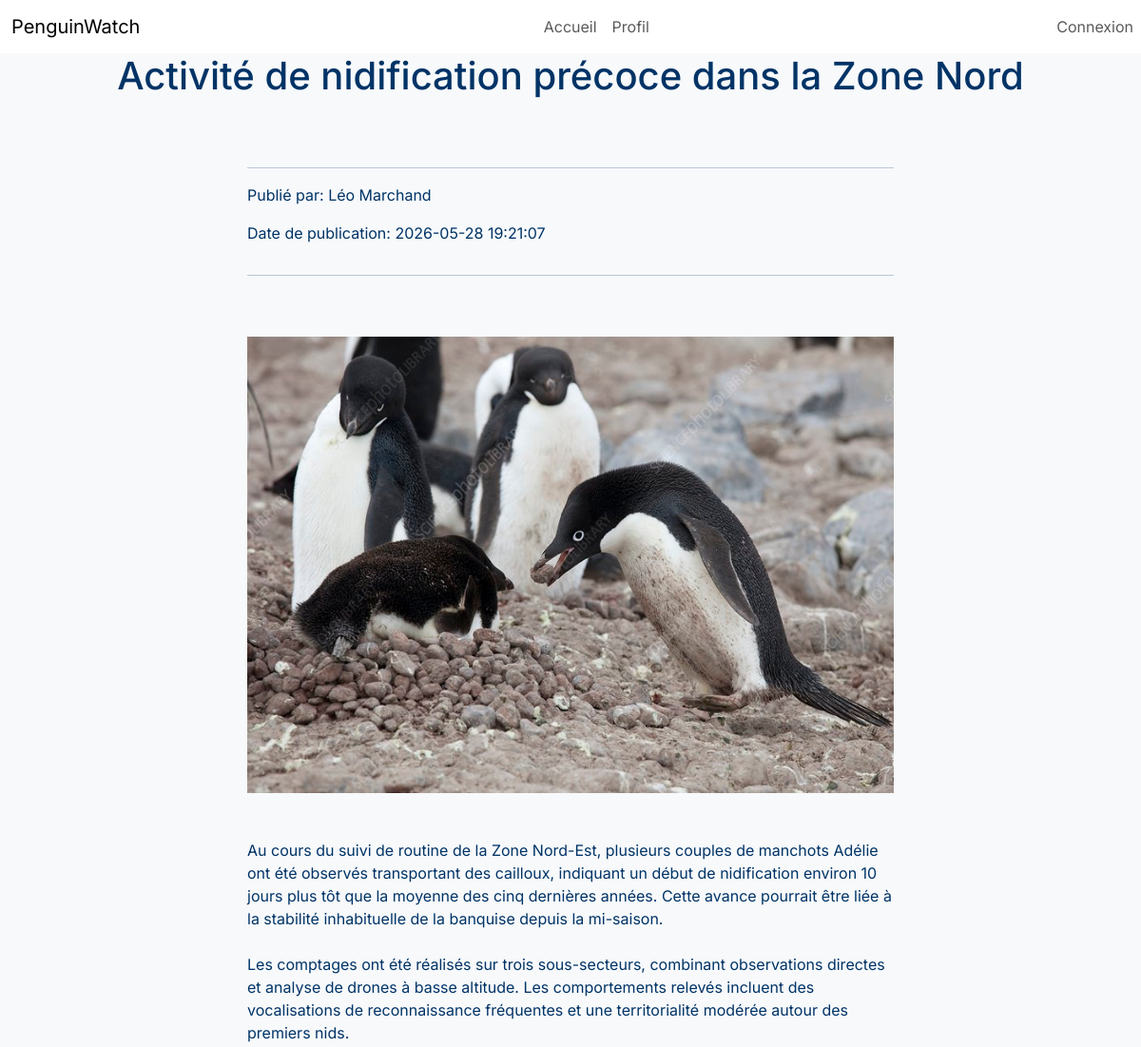
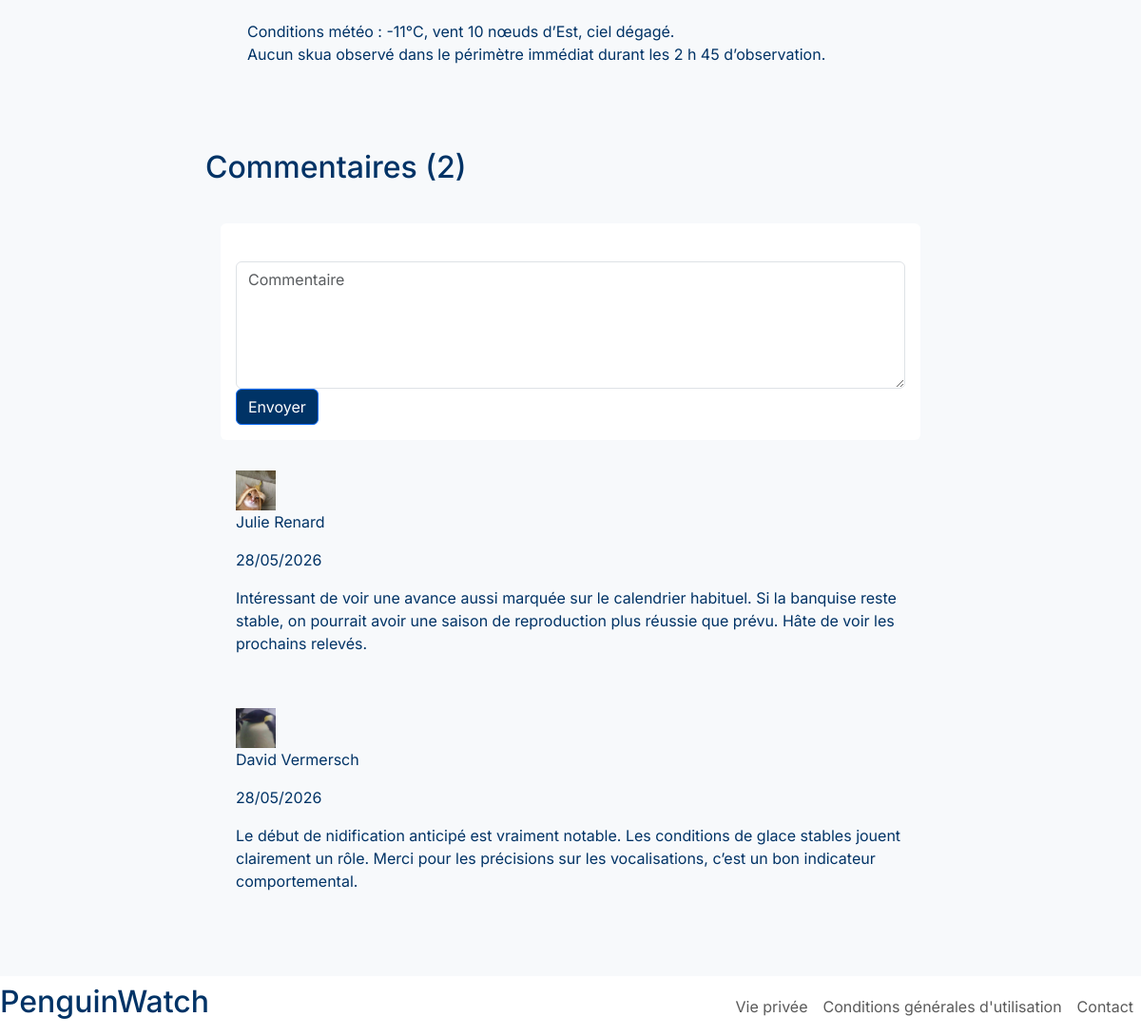
The page /vue/rapport.php?id=2 on the database its author committed (2 pictures, top to bottom).
### tables this page shows
CREATE TABLE IF NOT EXISTS `rapports` (
  `id_rapport` int NOT NULL AUTO_INCREMENT,
  `titre` varchar(50) NOT NULL,
  `contenu` text NOT NULL,
  `image_couverture` varchar(255) NOT NULL,
  `localisation` varchar(12) NOT NULL,
  `id_utilisateur` int NOT NULL,
  `date_ecriture` datetime NOT NULL,
  PRIMARY KEY (`id_rapport`)
);

CREATE TABLE IF NOT EXISTS `utilisateurs` (
  `id_utilisateur` int NOT NULL AUTO_INCREMENT,
  `pseudo` varchar(50) NOT NULL,
  `mdp` varchar(25) NOT NULL,
  `email` varchar(50) NOT NULL,
  `role` tinyint(1) NOT NULL,
  `date_creation` date NOT NULL,
  `id_image` int NOT NULL DEFAULT '1',
  PRIMARY KEY (`id_utilisateur`)
);

CREATE TABLE IF NOT EXISTS `commentaires` (
  `id_commentaire` int NOT NULL AUTO_INCREMENT,
  `texte_commentaire` text NOT NULL,
  `id_rapport` int NOT NULL,
  `id_utilisateur` int NOT NULL,
  `date_publication` datetime NOT NULL,
  PRIMARY KEY (`id_commentaire`)
);

CREATE TABLE IF NOT EXISTS `photo_profil` (
  `id_image` int NOT NULL AUTO_INCREMENT,
  `nom_image` varchar(255) NOT NULL,
  PRIMARY KEY (`id_image`)
);

### models/fonction_rapport.php (called while the page is built, shortened)
<?php
function afficherRapport($id_rapport){
    $mysqlClient = connectDatabase();
    $req = $mysqlClient->prepare('SELECT * FROM rapports r JOIN utilisateurs u ON u.id_utilisateur=r.id_utilisateur WHERE id_rapport=:id_rapport');
    $req->execute(['id_rapport' => $id_rapport]);
    return $req->fetch();
}
function fetchCommentaires($id_rapport){
    $mysqlClient = connectDatabase();
    $req = $mysqlClient->prepare('SELECT * FROM commentaires c JOIN utilisateurs u ON u.id_utilisateur=c.id_utilisateur JOIN photo_profil p ON p.id_image=u.id_image WHERE id_rapport=:id_rapport ORDER BY date_publication DESC');
    $req->execute(['id_rapport' => $id_rapport]);
    return $req->fetchAll();
}
function countCommentaires($id_rapport){
    $mysqlClient = connectDatabase();
    $req = $mysqlClient->prepare('SELECT COUNT(*) AS nbre_commentaires FROM commentaires WHERE id_rapport=:id_rapport');
    $req->execute(['id_rapport' => $id_rapport]);
    return $req->fetch();
}
?>

### vue/rapport.php (the view, shortened to what this page needs)
<?php
include ("header.php");
require("fonction_rapport.php");
$id_rapport = htmlspecialchars($_GET['id']);
$rapport = afficherRapport($id_rapport);
$image_couverture = $rapport['image_couverture'];
$commentaires = fetchCommentaires($id_rapport);
$nombre_commentaires = countCommentaires($id_rapport);
?>
<!DOCTYPE html>
<html lang="en">
<head>
</head>
<body>
    <div class="container d-flex justify-content-center align-items-center flex-column">
        <h1><?php echo $rapport['titre']; ?></h1>
        <div class="container d-flex justify-content-start align-items-start flex-column col-8 p-3 my-2">
            <div class="container d-flex flex-column col-12 p-3 my-2">
                <hr>
                <p>Publié par: <?php echo $rapport['pseudo']; ?></p>
                <p>Date de publication: <?php echo $rapport['date_ecriture']; ?></p>
                <hr>
            </div>
            <div class="container d-flex justify-content-start align-items-start flex-column col-12 p-3 my-2">
                <img class="thumbnail img-fluid" style="width: 850px; height: 480px;" src="images/<?php echo $image_couverture; ?>" alt="Image de couverture">
            </div>
            <div class="container d-flex justify-content-start align-items-start flex-column col-12 p-3 my-2">
                <p><?php echo $rapport['contenu']; ?></p>
            </div>
        </div>
    </div>
    <div class="container d-flex justify-content-center align-items-start flex-column col-8 p-3 my-2">
        <h2>Commentaires (<?php echo $nombre_commentaires['nbre_commentaires']; ?>)</h2>
        <div class="container d-flex justify-content-start align-items-start flex-column col-12 p-3 my-2">
            <div class="container d-flex justify-content-start align-items-start flex-column col-12 p-3 my-2 bg-white rounded">
                <br>
                    <FORM action="controller.php?action=commenter&id=<?php echo $id_rapport; ?>" method="POST">
                        <textarea class="form-control" name="commentaire" id="commentaire" placeholder="Commentaire" cols="100" rows="5"></textarea>
                        <input class="btn btn-primary" type="submit" name="commenter" value="Envoyer">
                    </FORM>
            </div>
            <div>
                <?php foreach($commentaires as $commentaire){ ?>
                    <div class="container d-flex justify-content-start align-items-start flex-column col-12 p-3 my-2">
                        <img class="thumbnail small" src="images/<?php echo $commentaire['nom_image']; ?>" alt="Photo de profil">
                        <p><?php echo $commentaire['pseudo']; ?></p>
                        <p><?php echo date('d/m/Y', strtotime($commentaire['date_publication'])); ?></p>
                        <p><?php echo $commentaire['texte_commentaire']; ?></p>
                    </div>
                <?php } ?>
            </div>
        </div>
    </div>
</body>
</html>
<?php
include ("footer.php");
?>

### css/style.css (style rules this page uses)
:root { --bs-heading-color: #003366 !important; }
body { font-family: 'Inter', sans-serif; color: #003366 !important; background-color: #F7F9FB !important; }
.small { width: 42px; height: 42px; }
.btn-primary { background-color: #003366 !important; }

### rows shown on the page
rapports: titre "Activité de nidification précoce dans la Zone Nord", id_utilisateur.pseudo "Léo Marchand", date_ecriture "2026-05-28 19:21:07", image_couverture (picture), contenu "Au cours du suivi de routine de la Zone Nord-Est, plusieurs couples de manchots Adélie ont été observés transportant des cailloux, indiquant un début de nidification environ 10 jours plus tôt que la moyenne des cinq dernières années. Cette avance pourrait être liée à la stabilité inhabituelle de la banquise depuis la mi-saison. Les comptages ont été réalisés sur trois sous-secteurs, combinant observations directes et analyse de drones à basse altitude. Les comportements relevés incluent des vocalisations de reconnaissance fréquentes et une territorialité modérée autour des premiers nids. Conditions météo : -11°C, vent 10 nœuds d’Est, ciel dégagé. Aucun skua observé dans le périmètre…"
commentaires: photo_profil.nom_image (picture), id_utilisateur.pseudo "Julie Renard", date_publication "28/05/2026", texte_commentaire "Intéressant de voir une avance aussi marquée sur le calendrier habituel. Si la banquise reste stable, on pourrait avoir une saison de reproduction plus réussie que prévu. Hâte de voir les prochains relevés."
commentaires: photo_profil.nom_image (placeholder picture), id_utilisateur.pseudo "David Vermersch", date_publication "28/05/2026", texte_commentaire "Le début de nidification anticipé est vraiment notable. Les conditions de glace stables jouent clairement un rôle. Merci pour les précisions sur les vocalisations, c’est un bon indicateur comportemental."

### other values the page prints
$nombre_commentaires['nbre_commentaires'] "2"
